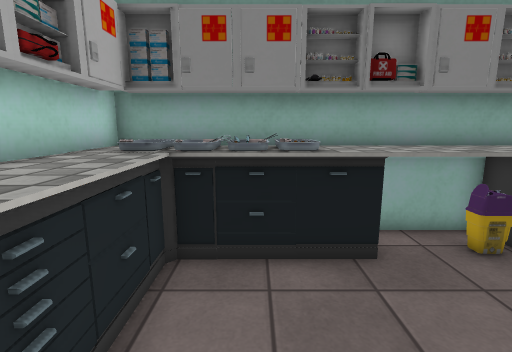
[1] (above)

12 first-person views from a walk through a scene from a Unity 3-D project. The camera is 1.5 m above the floor, tilts 10° down and sees 85° across. The floor is counted in squares, 0.5 m on a side. Each view is taken from the middle of a square. On the plan, view 1 faces up. The plan holds only what a view shows up to about 20 squares ahead; the rest is blank. The player is left out. Some surface patterns are stand-ins.

[2]
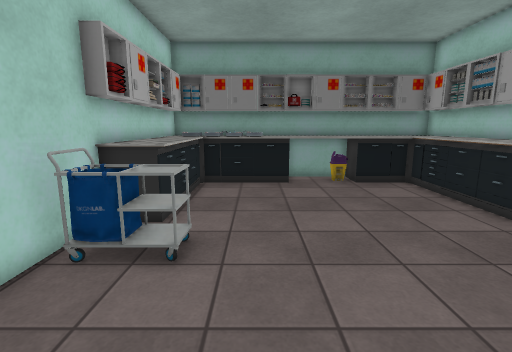

[3]
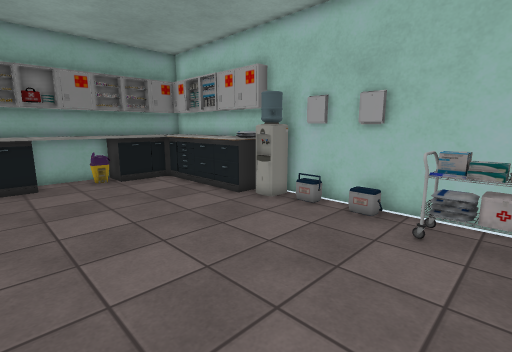

[4]
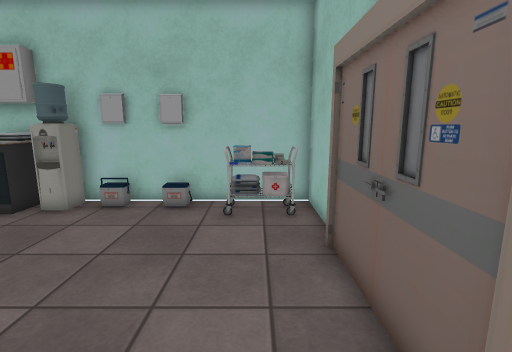

[5]
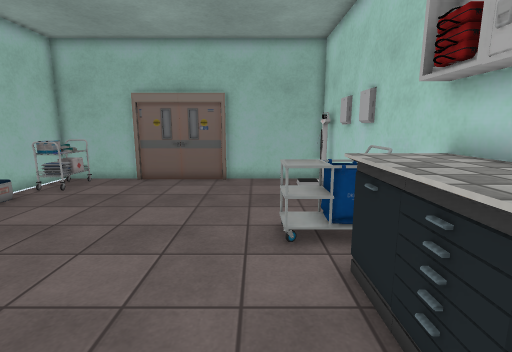

[6]
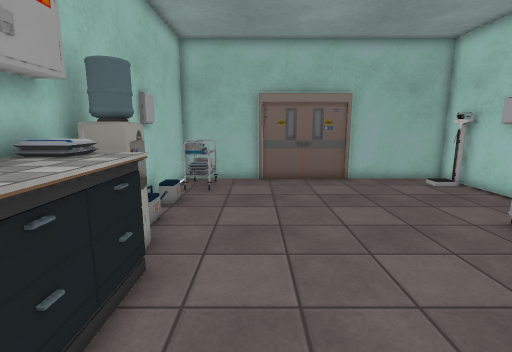

[7]
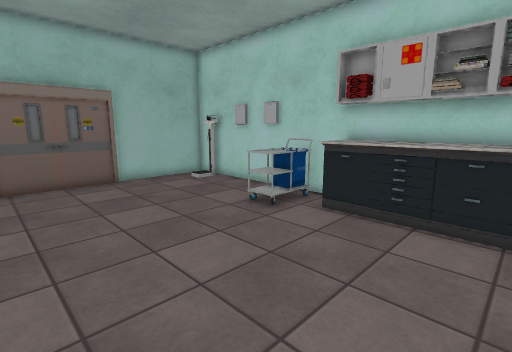

[8]
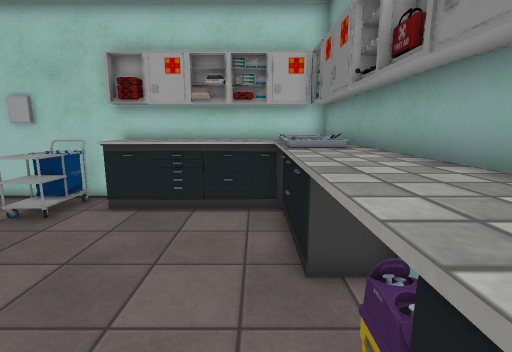

[9]
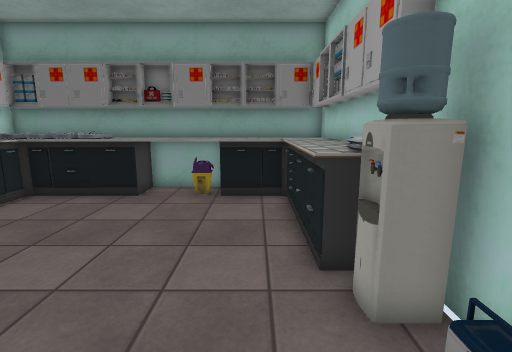

[10]
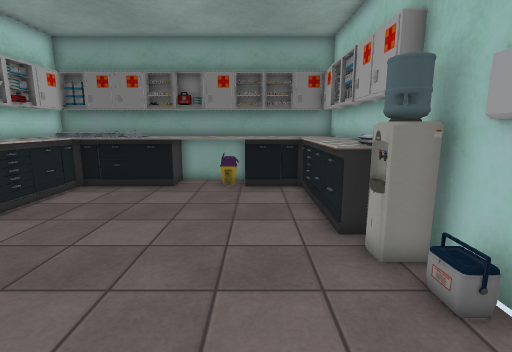

[11]
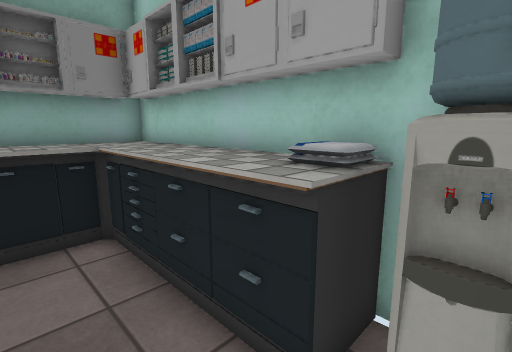

[12]
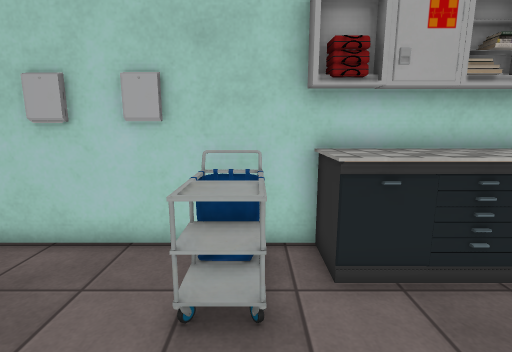

### Floor plan
Key: @ floor where view 1 was taken; # wall or solid block; . floor; ^ raised ledge; C cabinet; A cart; O other object.
Columns run from 4 left of view 1 to 11 right of it. Each row starts with its distance up from view 1.
  8  ###############
  7  ###OO^^^^^^^^^#
  6 ####OO^^^^^^^^^#
  5 C^^..........^^#
  4 C^^..........^^#
  3 #^^..........^^#
  2 #^^..........^^#
  1 #^^..........^^#
  0 #^^.@........^AA
 -1 ##............##
 -2 #AAA..........##
 -3 #AAA...........#
 -4 #..............#
 -5 #..............#
 -6 #..............#
 -7 #..............#
 -8 #............AA#
 -9 ##...........AA#
-10 ##...........AA#
-11 ################

Positions as (right, up) in squares from view 1, and headings:
1: (0, 0), facing up
2: (1, -9), facing up
3: (1, -10), facing up-right
4: (0, -9), facing right
5: (0, 5), facing down
6: (7, 5), facing down
7: (7, 5), facing down-left
8: (8, 5), facing left
9: (8, -6), facing up
10: (7, -8), facing up
11: (7, -2), facing up-right
12: (3, -2), facing left
